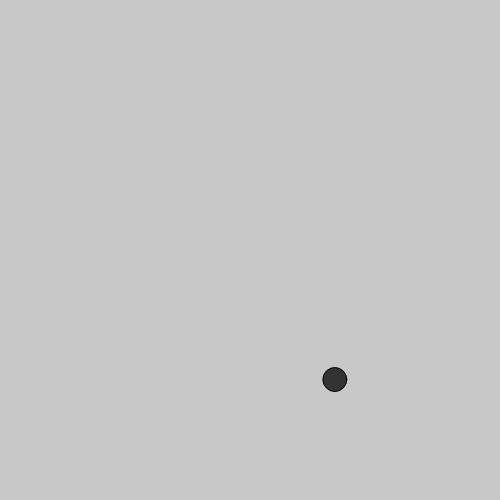
Frame 1 (no input)
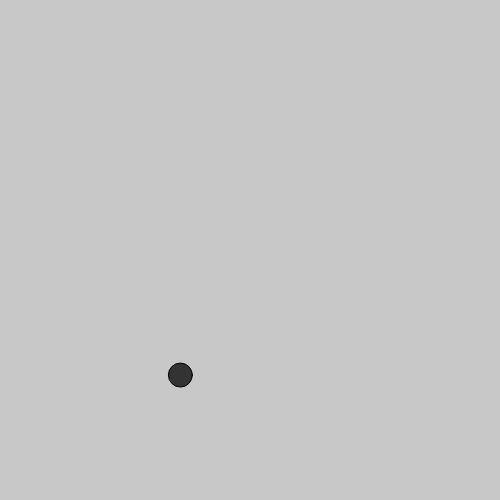
Frame 60 (no input)
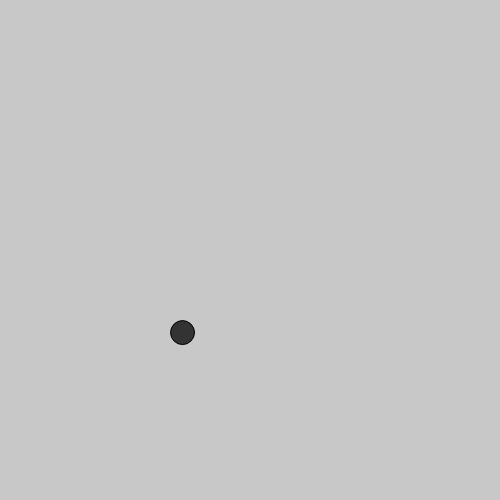
Frame 120 (the mouse pressed at the canvas centre since frame 60)

The p5.js sketch that drew these frames (run headless with seeded random() and noise() and a simulated clock; from frame 60 on, the mouse is pressed at the canvas centre):

// p5.js sketch
// ── sketch.js
let k = 0.01;
let timeX = 0;
let timeY = 10000;

function setup() {
	createCanvas(500, 500);
}

function draw() {
	clear();

	background(200);

	fill(51);

	let x = noise (timeX) * width;
	let y = noise (timeY) * height;

	ellipse(x, y, 24, 24);

	timeX += k;
	timeY += k;
}
